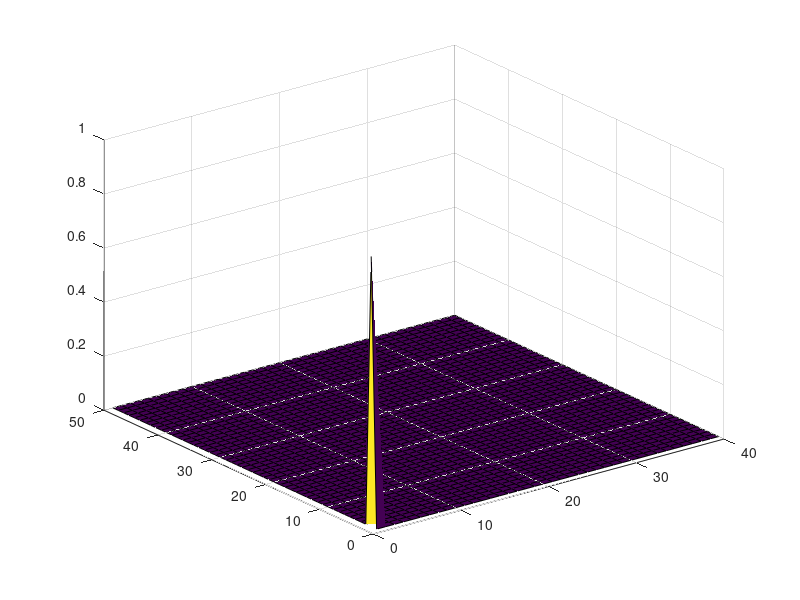

The MATLAB script that drew this image: (Note: this script raises an error after producing the figure.)
function decaying()

N = 49; % max number of cells
G = 39; % max number of generations
lambda = 1.1;
r = 0.08;

pmg = zeros(N+1,G+1);
pmg(1+1,0+1) = 1; % initial conditions

% some utilities to convert to and from a 2D matrix
sz = size(pmg);
    function i = s2i(m,g)
        i = sub2ind(sz, m+1, g+1);
    end
    function [m,n] = i2s(i)
        [m1,g1] = ind2sub(sz, i)
        m = m1-1; n = g1-1;
    end

T = sparse((N+1)*(G+1),(N+1)*(G+1));

% form the transition matrix
for m=0:N
    for g=0:G
        if (m-1) >= 0 && (g-1) >= 0
            T(s2i(m,g), s2i(m-1,g-1)) = lambda*r*(m-1);
        end
        if (m+1) <= N && (g-1) >= 0
            T(s2i(m,g), s2i(m+1,g-1)) = lambda*r*(m+1);
        end
        if (g-1) >= 0
            T(s2i(m,g), s2i(m,g-1)) = lambda*(1-2*r)*m;
        end
        T(s2i(m,g),s2i(m,g)) = -lambda*m;
    end
end

surf(pmg); pause(0.01);
while 1
    pmg1 = reshape(pmg, (N+1)*(G+1), 1);
    pmg1 = expv(1.0, T, pmg1);
    pmg = reshape(pmg1, sz);
    surf(pmg);
    pause(0.1);
end

end